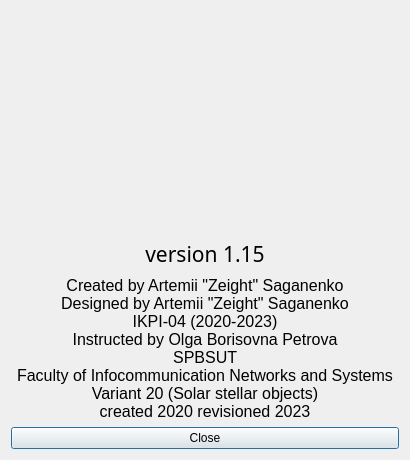
<?xml version="1.0" encoding="UTF-8"?>
<ui version="4.0">
 <class>AboutDialog</class>
 <widget class="QDialog" name="AboutDialog">
  <property name="geometry">
   <rect>
    <x>0</x>
    <y>0</y>
    <width>410</width>
    <height>460</height>
   </rect>
  </property>
  <property name="minimumSize">
   <size>
    <width>410</width>
    <height>460</height>
   </size>
  </property>
  <property name="maximumSize">
   <size>
    <width>410</width>
    <height>460</height>
   </size>
  </property>
  <property name="windowTitle">
   <string>About</string>
  </property>
  <property name="windowIcon">
   <iconset resource="../res/package.qrc">
    <normaloff>:/images/volume1/icon.ico</normaloff>:/images/volume1/icon.ico</iconset>
  </property>
  <layout class="QGridLayout" name="gridLayout">
   <item row="0" column="0">
    <layout class="QVBoxLayout" name="verticalLayout">
     <item>
      <layout class="QHBoxLayout" name="horizontalLayout">
       <item>
        <spacer name="centerVSpacer">
         <property name="orientation">
          <enum>Qt::Vertical</enum>
         </property>
         <property name="sizeType">
          <enum>QSizePolicy::Fixed</enum>
         </property>
         <property name="sizeHint" stdset="0">
          <size>
           <width>1</width>
           <height>220</height>
          </size>
         </property>
        </spacer>
       </item>
       <item>
        <spacer name="leftHSpacer">
         <property name="orientation">
          <enum>Qt::Horizontal</enum>
         </property>
         <property name="sizeType">
          <enum>QSizePolicy::Fixed</enum>
         </property>
         <property name="sizeHint" stdset="0">
          <size>
           <width>80</width>
           <height>1</height>
          </size>
         </property>
        </spacer>
       </item>
       <item>
        <widget class="QLabel" name="centerImage">
         <property name="sizePolicy">
          <sizepolicy hsizetype="Ignored" vsizetype="Ignored">
           <horstretch>0</horstretch>
           <verstretch>0</verstretch>
          </sizepolicy>
         </property>
         <property name="text">
          <string/>
         </property>
         <property name="pixmap">
          <pixmap resource="../res/package.qrc">:/images/volume1/planetDefault2.png</pixmap>
         </property>
         <property name="scaledContents">
          <bool>true</bool>
         </property>
        </widget>
       </item>
       <item>
        <spacer name="rightHSpacer">
         <property name="orientation">
          <enum>Qt::Horizontal</enum>
         </property>
         <property name="sizeType">
          <enum>QSizePolicy::Fixed</enum>
         </property>
         <property name="sizeHint" stdset="0">
          <size>
           <width>80</width>
           <height>1</height>
          </size>
         </property>
        </spacer>
       </item>
      </layout>
     </item>
     <item>
      <widget class="QLabel" name="mainText">
       <property name="font">
        <font>
         <family>Venus Rising</family>
         <pointsize>16</pointsize>
         <bold>false</bold>
        </font>
       </property>
       <property name="text">
        <string>version 1.15</string>
       </property>
       <property name="alignment">
        <set>Qt::AlignCenter</set>
       </property>
      </widget>
     </item>
     <item>
      <widget class="QLabel" name="secText">
       <property name="font">
        <font>
         <family>Arial</family>
         <pointsize>12</pointsize>
        </font>
       </property>
       <property name="text">
        <string>Created by Artemii &quot;Zeight&quot; Saganenko             Designed by Artemii &quot;Zeight&quot; Saganenko                        IKPI-04 (2020-2023)                                                             Instructed by Olga Borisovna Petrova                           SPBSUT                                                                                          Faculty of Infocommunication Networks and Systems             Variant 20 (Solar stellar objects)                                      created 2020 revisioned 2023</string>
       </property>
       <property name="alignment">
        <set>Qt::AlignHCenter|Qt::AlignTop</set>
       </property>
       <property name="wordWrap">
        <bool>true</bool>
       </property>
      </widget>
     </item>
     <item>
      <widget class="QPushButton" name="closeButton">
       <property name="text">
        <string>Close</string>
       </property>
      </widget>
     </item>
    </layout>
   </item>
  </layout>
 </widget>
 <resources>
  <include location="../res/package.qrc"/>
 </resources>
 <connections/>
</ui>
